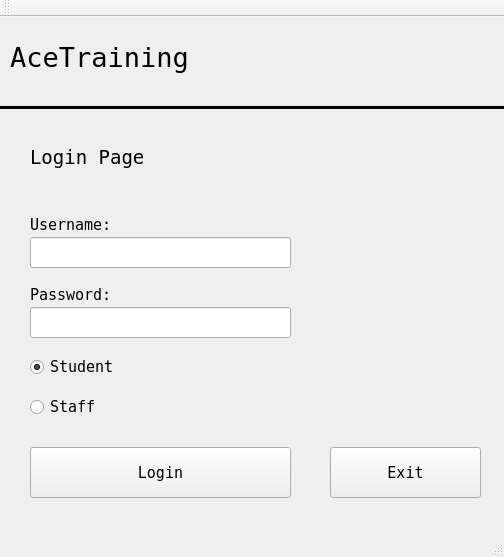
<?xml version="1.0" encoding="UTF-8"?>
<ui version="4.0">
 <class>LoginPage</class>
 <widget class="QMainWindow" name="LoginPage">
  <property name="geometry">
   <rect>
    <x>0</x>
    <y>0</y>
    <width>504</width>
    <height>557</height>
   </rect>
  </property>
  <property name="windowTitle">
   <string>LoginPage</string>
  </property>
  <widget class="QWidget" name="centralWidget">
   <widget class="QLabel" name="UsernameLabel">
    <property name="geometry">
     <rect>
      <x>30</x>
      <y>200</y>
      <width>131</width>
      <height>16</height>
     </rect>
    </property>
    <property name="font">
     <font>
      <family>Bitstream Vera Sans Mono</family>
      <pointsize>11</pointsize>
     </font>
    </property>
    <property name="text">
     <string>Username:</string>
    </property>
   </widget>
   <widget class="QLabel" name="LoginPageLabel">
    <property name="geometry">
     <rect>
      <x>30</x>
      <y>120</y>
      <width>171</width>
      <height>41</height>
     </rect>
    </property>
    <property name="font">
     <font>
      <family>Bitstream Vera Sans Mono</family>
      <pointsize>14</pointsize>
     </font>
    </property>
    <property name="text">
     <string>Login Page</string>
    </property>
   </widget>
   <widget class="QLineEdit" name="UsernameBox">
    <property name="geometry">
     <rect>
      <x>30</x>
      <y>220</y>
      <width>261</width>
      <height>31</height>
     </rect>
    </property>
    <property name="font">
     <font>
      <family>Bitstream Vera Sans Mono</family>
      <pointsize>11</pointsize>
     </font>
    </property>
    <property name="text">
     <string/>
    </property>
   </widget>
   <widget class="QLabel" name="label">
    <property name="geometry">
     <rect>
      <x>10</x>
      <y>20</y>
      <width>281</width>
      <height>41</height>
     </rect>
    </property>
    <property name="font">
     <font>
      <family>Bitstream Vera Sans Mono</family>
      <pointsize>20</pointsize>
     </font>
    </property>
    <property name="text">
     <string>AceTraining</string>
    </property>
   </widget>
   <widget class="QPushButton" name="ExitButton">
    <property name="geometry">
     <rect>
      <x>330</x>
      <y>430</y>
      <width>151</width>
      <height>51</height>
     </rect>
    </property>
    <property name="font">
     <font>
      <family>Bitstream Vera Sans Mono</family>
      <pointsize>11</pointsize>
      <weight>50</weight>
      <bold>false</bold>
     </font>
    </property>
    <property name="text">
     <string>Exit</string>
    </property>
   </widget>
   <widget class="QLabel" name="PasswordLabel">
    <property name="geometry">
     <rect>
      <x>30</x>
      <y>270</y>
      <width>131</width>
      <height>16</height>
     </rect>
    </property>
    <property name="font">
     <font>
      <family>Bitstream Vera Sans Mono</family>
      <pointsize>11</pointsize>
     </font>
    </property>
    <property name="text">
     <string>Password:</string>
    </property>
   </widget>
   <widget class="Line" name="line">
    <property name="geometry">
     <rect>
      <x>0</x>
      <y>80</y>
      <width>741</width>
      <height>20</height>
     </rect>
    </property>
    <property name="font">
     <font>
      <pointsize>11</pointsize>
      <weight>75</weight>
      <bold>true</bold>
     </font>
    </property>
    <property name="frameShadow">
     <enum>QFrame::Plain</enum>
    </property>
    <property name="lineWidth">
     <number>3</number>
    </property>
    <property name="orientation">
     <enum>Qt::Horizontal</enum>
    </property>
   </widget>
   <widget class="QRadioButton" name="TutorRadioButton">
    <property name="geometry">
     <rect>
      <x>30</x>
      <y>380</y>
      <width>131</width>
      <height>20</height>
     </rect>
    </property>
    <property name="font">
     <font>
      <family>Bitstream Vera Sans Mono</family>
      <pointsize>11</pointsize>
     </font>
    </property>
    <property name="text">
     <string>Staff</string>
    </property>
   </widget>
   <widget class="QLineEdit" name="PasswordBox">
    <property name="geometry">
     <rect>
      <x>30</x>
      <y>290</y>
      <width>261</width>
      <height>31</height>
     </rect>
    </property>
    <property name="font">
     <font>
      <family>Bitstream Vera Sans Mono</family>
      <pointsize>11</pointsize>
     </font>
    </property>
    <property name="text">
     <string/>
    </property>
    <property name="echoMode">
     <enum>QLineEdit::Password</enum>
    </property>
   </widget>
   <widget class="QPushButton" name="LoginButton">
    <property name="geometry">
     <rect>
      <x>30</x>
      <y>430</y>
      <width>261</width>
      <height>51</height>
     </rect>
    </property>
    <property name="font">
     <font>
      <family>Bitstream Vera Sans Mono</family>
      <pointsize>11</pointsize>
      <weight>50</weight>
      <bold>false</bold>
     </font>
    </property>
    <property name="text">
     <string>Login</string>
    </property>
   </widget>
   <widget class="QLabel" name="Logo_Pix">
    <property name="geometry">
     <rect>
      <x>560</x>
      <y>0</y>
      <width>131</width>
      <height>81</height>
     </rect>
    </property>
    <property name="text">
     <string>h</string>
    </property>
   </widget>
   <widget class="QRadioButton" name="StudentRadioButton">
    <property name="geometry">
     <rect>
      <x>30</x>
      <y>340</y>
      <width>131</width>
      <height>20</height>
     </rect>
    </property>
    <property name="font">
     <font>
      <family>Bitstream Vera Sans Mono</family>
      <pointsize>11</pointsize>
     </font>
    </property>
    <property name="text">
     <string>Student</string>
    </property>
    <property name="checked">
     <bool>true</bool>
    </property>
   </widget>
  </widget>
  <widget class="QMenuBar" name="menuBar">
   <property name="geometry">
    <rect>
     <x>0</x>
     <y>0</y>
     <width>504</width>
     <height>21</height>
    </rect>
   </property>
  </widget>
  <widget class="QToolBar" name="mainToolBar">
   <attribute name="toolBarArea">
    <enum>TopToolBarArea</enum>
   </attribute>
   <attribute name="toolBarBreak">
    <bool>false</bool>
   </attribute>
  </widget>
  <widget class="QStatusBar" name="statusBar"/>
 </widget>
 <layoutdefault spacing="6" margin="11"/>
 <tabstops>
  <tabstop>UsernameBox</tabstop>
  <tabstop>PasswordBox</tabstop>
  <tabstop>StudentRadioButton</tabstop>
  <tabstop>TutorRadioButton</tabstop>
  <tabstop>LoginButton</tabstop>
  <tabstop>ExitButton</tabstop>
 </tabstops>
 <resources/>
 <connections/>
</ui>
